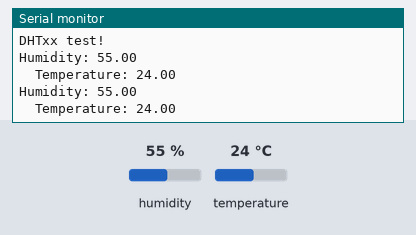
Bench run of a sketch on a simulated Arduino Uno, built with avr-gcc and run on an emulated ATmega328P. Shown: the last lines printed to the serial monitor. Inputs (shaded band) come from the test bench; at power-on: humidity 55 %, temperature 24 °C.

Above: at 5.3 s.
5.4 s: humidity set to 22 %
At 7.8 s:
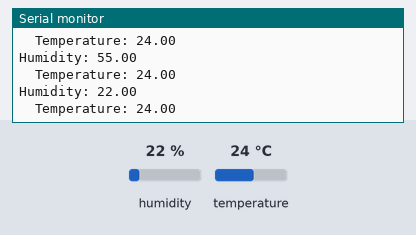
9.0 s: temperature set to 12 °C
At 10.6 s:
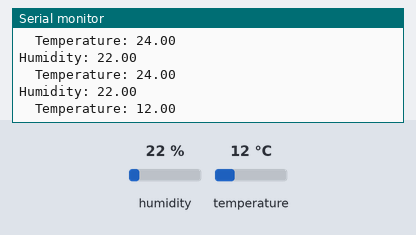
12.6 s: humidity set to 40 %
At 15.0 s:
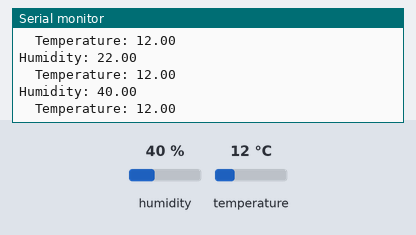
Timing chart, 0 to 16.5 s (numbered marks = the images above; inputs shaded):
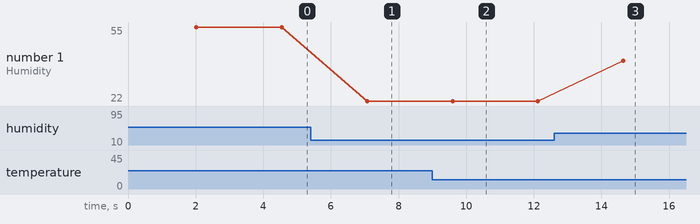

The sketch:

Humidity_s_Temperature_sensor.ino
```cpp
#include "DHT.h"
int DHTPIN =  15 ;    // Digital pin connected to the DHT sensor
#define DHTTYPE DHT11   // DHT 22  (AM2302), AM2321
DHT dht(DHTPIN, DHTTYPE);
int STATE_HUMIDITY_TEMP = 1;
void getTempHumidity(int DHTPIN) {
  if (STATE_HUMIDITY_TEMP == 1) {
    delay(2000);
    float h = dht.readHumidity();
    float t = dht.readTemperature();
    Serial.print(F("Humidity: "));
    Serial.println(h);
    Serial.print(F("  Temperature: "));
    Serial.println(t);
  }
  else {
    Serial.println("No data");
  }
}
void setup() {
  Serial.begin(115200);
  Serial.println(F("DHTxx test!"));
  pinMode(DHTPIN,INPUT);
  dht.begin();
}

void loop() {
  getTempHumidity(DHTPIN);
  delay(500);
}
```

Measured:
- after the input at 5.4 s, the serial monitor: prints a new line after 1.7 s (image 1)
- after the input at 9.0 s, the serial monitor: prints a new line after 0.60 s (image 2)
- after the input at 12.6 s, the serial monitor: prints a new line after 2.0 s (image 3)
- plotted number 1: 55 → 22 after the input at 5.4 s, 22 → 40 after the input at 12.6 s
